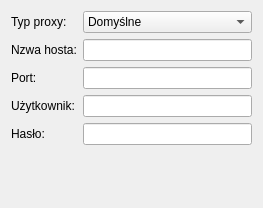
<?xml version="1.0" encoding="UTF-8"?>
<ui version="4.0">
 <class>proxyDialog</class>
 <widget class="QDialog" name="proxyDialog">
  <property name="geometry">
   <rect>
    <x>0</x>
    <y>0</y>
    <width>263</width>
    <height>208</height>
   </rect>
  </property>
  <property name="windowTitle">
   <string>Dialog</string>
  </property>
  <layout class="QFormLayout" name="formLayout">
   <property name="fieldGrowthPolicy">
    <enum>QFormLayout::AllNonFixedFieldsGrow</enum>
   </property>
   <item row="1" column="0">
    <widget class="QLabel" name="label">
     <property name="text">
      <string>Typ proxy: </string>
     </property>
    </widget>
   </item>
   <item row="1" column="1">
    <widget class="QComboBox" name="type">
     <item>
      <property name="text">
       <string>Domyślne</string>
      </property>
     </item>
     <item>
      <property name="text">
       <string>Socks5</string>
      </property>
     </item>
     <item>
      <property name="text">
       <string>Brak</string>
      </property>
     </item>
     <item>
      <property name="text">
       <string>Http</string>
      </property>
     </item>
     <item>
      <property name="text">
       <string>Http Buforowane</string>
      </property>
     </item>
     <item>
      <property name="text">
       <string>Ftp Buforowane</string>
      </property>
     </item>
    </widget>
   </item>
   <item row="2" column="0">
    <widget class="QLabel" name="label_2">
     <property name="text">
      <string>Nzwa hosta:</string>
     </property>
    </widget>
   </item>
   <item row="2" column="1">
    <widget class="QLineEdit" name="name"/>
   </item>
   <item row="3" column="0">
    <widget class="QLabel" name="label_3">
     <property name="text">
      <string>Port: </string>
     </property>
    </widget>
   </item>
   <item row="3" column="1">
    <widget class="QLineEdit" name="port"/>
   </item>
   <item row="4" column="0">
    <widget class="QLabel" name="label_4">
     <property name="text">
      <string>Użytkownik:</string>
     </property>
    </widget>
   </item>
   <item row="4" column="1">
    <widget class="QLineEdit" name="user"/>
   </item>
   <item row="5" column="0">
    <widget class="QLabel" name="label_5">
     <property name="text">
      <string>Hasło:</string>
     </property>
    </widget>
   </item>
   <item row="5" column="1">
    <widget class="QLineEdit" name="password"/>
   </item>
   <item row="6" column="1">
    <layout class="QHBoxLayout" name="buttons"/>
   </item>
  </layout>
 </widget>
 <resources/>
 <connections/>
</ui>
